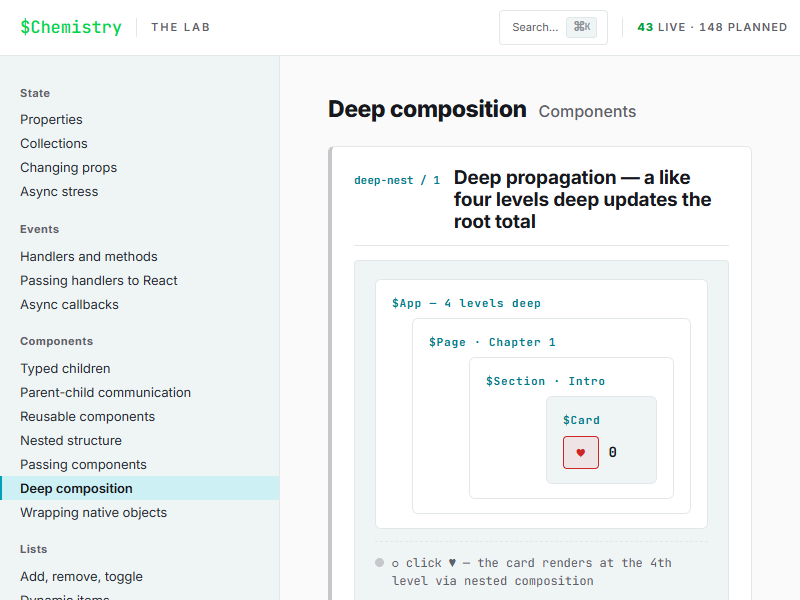
#> input picture .claude/agents/perspective/phillip/deep-nest-source.png, 800 x 600 px
$ python '1-march-1-2025~updated-trace-image-with-color-support.v4.py' ../../../../.claude/agents/perspective/phillip/deep-nest-source.png out.png
#> lines starting #> are read from the running program, lines starting #| are printed output that depends on the picture; after the words box and inside, x2 and y2 are one past the last pixel; in counts of white or black regions, pixels touching at a corner belong together
import sys
import os
import svgtrace
import cv2
import numpy as np
from lxml import etree
import uuid
import tempfile

def load_image(image_path):
    """
    Loads an image using OpenCV, ensuring compatibility for PNG and JPG.
    Handles missing files gracefully.

    Parameters:
    - image_path (str): Path to the image file.

    Returns:
    - img (numpy.ndarray): Loaded image.
    """
    if not os.path.exists(image_path):
        raise FileNotFoundError(f"Error: File not found - {image_path}")

    img = cv2.imread(image_path, cv2.IMREAD_UNCHANGED)
    if img is None:
        raise ValueError(f"Error: Unable to load image - {image_path}")

    return img

# [145 lines left out: functions convert_to_grayscale, apply_denoising, apply_thresholding, extract_contours, process_image, beautify_svg, not called in this run]

# ================== NEW COLOR PROCESSING FUNCTIONS ==================

def quantize_colors(img):
    """
    Automatically quantizes an image to a smaller color palette.
    Uses K-means clustering with automatic cluster number determination.

    Parameters:
    - img (numpy.ndarray): Input color image.

    Returns:
    - quantized_img (numpy.ndarray): Image with reduced color palette.
    - colors (numpy.ndarray): Array of dominant colors (BGR format).
    - labels (numpy.ndarray): Pixel labels mapping to colors.
    """
    # Ensure image is in BGR format even if grayscale
    if len(img.shape) == 2:  # Grayscale image
        img = cv2.cvtColor(img, cv2.COLOR_GRAY2BGR)

    # Reshape the image for processing
    pixels = img.reshape(-1, 3).astype(np.float32)

    # Determine optimal number of clusters
    optimal_k = determine_optimal_clusters(img)
    print(f"Auto-detected {optimal_k} colors in image")

    # Apply K-means with the determined number of clusters
    criteria = (cv2.TERM_CRITERIA_EPS + cv2.TERM_CRITERIA_MAX_ITER, 100, 0.2)
    _, labels, centers = cv2.kmeans(pixels, optimal_k, None, criteria, 10, cv2.KMEANS_PP_CENTERS)

    # Check for empty clusters
    cluster_counts = np.bincount(labels.flatten())
    valid_clusters = np.where(cluster_counts > 0)[0]

    if len(valid_clusters) < optimal_k:
        print(f"Warning: Only {len(valid_clusters)} non-empty clusters found")

        # Keep only non-empty clusters
        centers = centers[valid_clusters]

        # Remap labels to the valid clusters
        new_labels = np.zeros_like(labels)
        for i, cluster_idx in enumerate(valid_clusters):
            new_labels[labels == cluster_idx] = i
        labels = new_labels

    # Convert back to 8-bit values
    centers = np.uint8(centers)

    # Reconstruct the quantized image
    quantized_pixels = centers[labels.flatten()]
    quantized_img = quantized_pixels.reshape(img.shape)

    return quantized_img, centers, labels.reshape(img.shape[:2])

def determine_optimal_clusters(img, max_clusters=16):
    """
    Determines the optimal number of color clusters in an image.
    Uses a simplified approach based on color variance.

    Parameters:
    - img (numpy.ndarray): Input image.
    - max_clusters (int): Maximum number of clusters to consider.

    Returns:
    - optimal_k (int): Optimal number of color clusters.
    """
    # For very simple images, use fewer clusters
    if img.shape[0] * img.shape[1] < 100000:  # Small image
        return min(8, max_clusters)

    # Get a sample of pixels for faster processing
    pixels = img.reshape(-1, 3)
    sample_size = min(10000, pixels.shape[0])
    indices = np.random.choice(pixels.shape[0], sample_size, replace=False)
    sample = pixels[indices].astype(np.float32)

    # Calculate color variance
    color_variance = np.var(sample, axis=0).sum()

    # Scale number of clusters based on variance
    if color_variance < 1000:  # Low variance (few colors)
        k = 4
    elif color_variance < 5000:  # Medium variance
        k = 8
    else:  # High variance (many colors)
        k = 12

    return min(k, max_clusters)

def create_color_mask(labels, color_index, img_shape):
    """
    Creates a binary mask for a specific color in the quantized image.

    Parameters:
    - labels (numpy.ndarray): Pixel labels from color quantization.
    - color_index (int): Index of the color to create a mask for.
    - img_shape (tuple): Shape of the original image.

    Returns:
    - mask (numpy.ndarray): Binary mask where the color is present.
    """
    mask = np.zeros(img_shape[:2], dtype=np.uint8)
    mask[labels == color_index] = 255

    # Apply minimal morphological operations to clean noise
    kernel = np.ones((2, 2), np.uint8)
    mask = cv2.morphologyEx(mask, cv2.MORPH_OPEN, kernel, iterations=1)

    return mask

def bgr_to_hex(bgr_color):
    """
    Converts a BGR color to hex format for SVG.

    Parameters:
    - bgr_color (numpy.ndarray): BGR color values.

    Returns:
    - hex_color (str): Hex color string (e.g., #RRGGBB).
    """
    rgb = (int(bgr_color[2]), int(bgr_color[1]), int(bgr_color[0]))
    return '#{:02x}{:02x}{:02x}'.format(*rgb)

# [103 lines left out: functions post_process_svg, merge_svgs, not called in this run]

def trace_image(image_path, output_path=None, thresholding="adaptive", denoise=True, extract_shapes=False, edge_mode=None):
    """
    Converts an image to an SVG with color preservation.
    Maintains the same API as the original function but adds color support.

    Parameters:
    - image_path (str): Path to the input image.
    - output_path (str or None): Path to save the resulting SVG (default: same as image with .svg extension).
    - thresholding (str): Method for thresholding ('adaptive', 'otsu', 'binary', 'canny').
    - denoise (bool): Whether to apply noise reduction.
    - extract_shapes (bool): Whether to extract and draw contours.
    - edge_mode (str or None): Edge detection mode.

    Returns:
    - None (saves the generated SVG to the specified output path).
    """
#> called with output_path = 'out.png', thresholding = 'adaptive', denoise = True, extract_shapes = False
    # Generate a default output path if not provided
    if not output_path:
        output_path = os.path.splitext(image_path)[0] + ".svg"

    # Load original image for color analysis
    img = load_image(image_path)
#> in load_image, img is the input picture: shape (600, 800, 3); mean B, G, R 243.7, 243.1, 240.1

    # Check if image is grayscale (no color information)
    is_grayscale = len(img.shape) == 2 or (len(img.shape) == 3 and img.shape[2] == 1)

    if is_grayscale:
        # For grayscale images, use original black and white tracing
        print("Grayscale image detected - using standard black and white tracing")
        preprocessed_path = process_image(image_path, thresholding, denoise, extract_shapes, edge_mode)
        svg_content = svgtrace.trace(preprocessed_path)
        beautified_svg = beautify_svg(svg_content)

        # Save the SVG file
        with open(output_path, "w") as svg_file:
            svg_file.write(beautified_svg)

        print(f"SVG successfully saved to {output_path}")
        return

    # For color images, use color-preserving tracing
    print("Color image detected - using color-preserving tracing")

    # Handle RGBA images
    if len(img.shape) == 3 and img.shape[2] == 4:
        img = cv2.cvtColor(img, cv2.COLOR_BGRA2BGR)

    # Get image dimensions
    height, width = img.shape[:2]
    total_area = height * width
    min_area = total_area * 0.5 / 100  # 0.5% minimum area threshold

    # Quantize colors (automatically determines optimal number)
    quantized_img, colors, labels = quantize_colors(img)
#> in determine_optimal_clusters, `color_variance = np.var(sample, axis=0).sum()`: color_variance = 2843.5
#> in quantize_colors, `optimal_k = determine_optimal_clusters(img)`: optimal_k = 8
#| Auto-detected 8 colors in image
#> in quantize_colors, `_, labels, centers = cv2.kmeans(pixels, optimal_k, None, criteria, 10,..`: centers = [[253.5, 253.5, 253.5], [78.59, 91.99, 136.5], [243.4, 243.4, 239.1], [219.1, 169.6, 99.79], [130.4, 179.9, 217], [235.5, 229.6, 197.6], [156, 116.7, 35.22], [46.49, 32.12, 36.24]]
#> in quantize_colors, `cluster_counts = np.bincount(labels.flatten())`: cluster_counts = [254439, 3773, 196313, 2701, 3589, 10814, 3049, 5322]
#> in quantize_colors, `valid_clusters = np.where(cluster_counts > 0)[0]`: valid_clusters = [0, 1, 2, 3, 4, 5, 6, 7]
#> in quantize_colors, `centers = np.uint8(centers)`: centers = [[253, 253, 253], [78, 91, 136], [243, 243, 239], [219, 169, 99], [130, 179, 217], [235, 229, 197], [155, 116, 35], [46, 32, 36]]
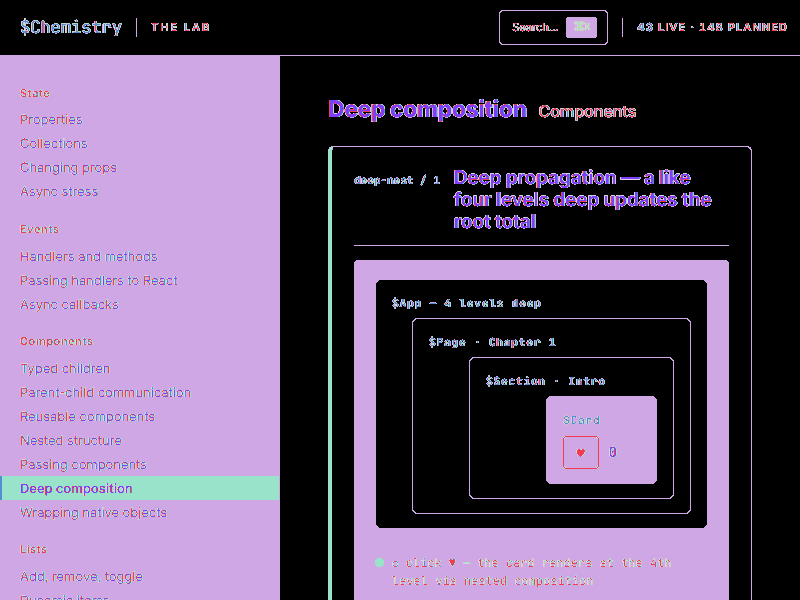
#> labels: shape (600, 800) int32; 8 distinct labels, from 0 to 7; one colour per label, 0 black
#> colors has the same summary as centers in quantize_colors

    # Save quantized image for reference
    quantized_path = os.path.splitext(image_path)[0] + "-quantized.png"
    cv2.imwrite(quantized_path, quantized_img)
    print(f"Quantized image saved to: {quantized_path}")

    # List to store SVGs for each color
    colored_svgs = []
    temp_files = []

    try:
        # Process each color
        for i, color in enumerate(colors):
            hex_color = bgr_to_hex(color)
#> in bgr_to_hex, `rgb = (int(bgr_color[2]), int(bgr_color[1]), int(bgr_color[0]))`: rgb = (253, 253, 253)
#> hex_color = '#fdfdfd'
            print(f"Processing color {i+1}/{len(colors)}: {hex_color}")
#| Processing color 1/8: #fdfdfd

            # Create a binary mask for this color
            mask = create_color_mask(labels, i, img.shape)
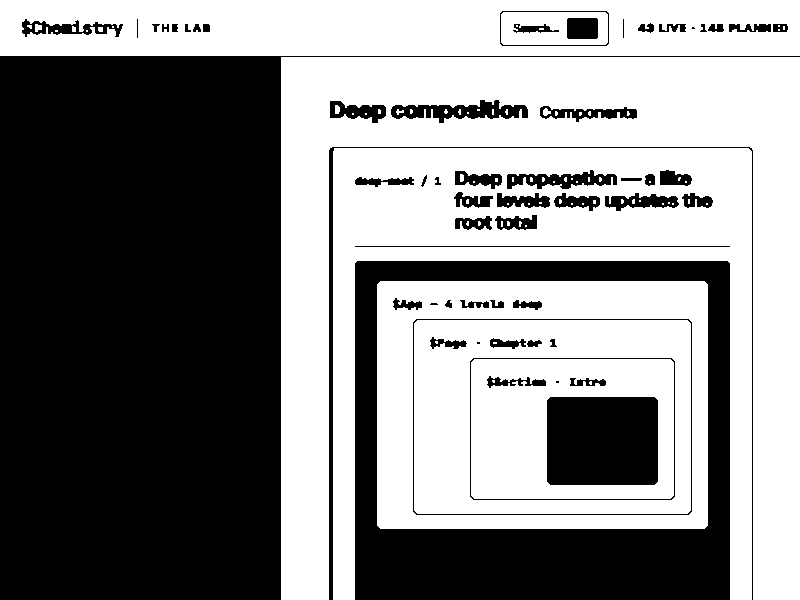
#> mask: shape (600, 800); 52.9% white; 58 black regions (6 under 20 px), largest, box (x1, y1, x2, y2) and area: (0, 56, 800, 600) 153383, (355, 261, 730, 600) 45055, (547, 397, 658, 485) 9744

            # Skip colors that cover very small areas
            color_area = np.sum(mask) / 255
#> color_area = 253754
            if color_area < min_area:
                print(f"  Skipping color (area: {color_area:.0f} pixels, below threshold of {min_area:.0f})")
                continue

            print(f"  Area: {color_area:.0f} pixels ({color_area/total_area*100:.2f}% of image)")
#|   Area: 253754 pixels (52.87% of image)

            # Create temporary file for the mask
            with tempfile.NamedTemporaryFile(suffix='.png', delete=False) as temp:
                temp_mask_path = temp.name
                temp_files.append(temp_mask_path)

            # Save the mask
            cv2.imwrite(temp_mask_path, mask)

            try:
                # Create a simple copy of the mask as binary bitmap without additional processing
                # that might cause channel conversion errors
                processed_mask_path = temp_mask_path.replace('.png', '_processed.png')
                temp_files.append(processed_mask_path)

                # We'll use a simplified processing approach that's safe for binary masks
                if thresholding == "otsu" or extract_shapes:
                    # These options need special processing
                    processed_mask_path = process_image(
                        temp_mask_path,
                        thresholding=thresholding,
                        denoise=denoise,
                        extract_shapes=extract_shapes,
                        edge_mode=edge_mode
                    )
                else:
                    # For most masks, we can use them directly as they're already binary
                    # This bypasses potential color conversion issues
                    cv2.imwrite(processed_mask_path, mask)

                # Trace the mask
                svg_content = svgtrace.trace(processed_mask_path)

                # Post-process the SVG to apply color
                colored_svg = post_process_svg(svg_content, hex_color)

                # Add to our list
                colored_svgs.append(colored_svg)

            except Exception as e:
                print(f"  Error processing color: {str(e)}")
                # Continue with next color instead of failing completely

        # Merge all the colored SVGs
        print(f"Merging {len(colored_svgs)} color layers...")
        if colored_svgs:
            merged_svg = merge_svgs(colored_svgs)

            # Save the final colored SVG
            with open(output_path, "w") as svg_file:
                svg_file.write(merged_svg)

            print(f"Colored SVG successfully saved to {output_path}")
        else:
            print("No valid color layers found. Falling back to black and white tracing.")
            preprocessed_path = process_image(image_path, thresholding, denoise, extract_shapes, edge_mode)
            svg_content = svgtrace.trace(preprocessed_path)
            beautified_svg = beautify_svg(svg_content)

            with open(output_path, "w") as svg_file:
                svg_file.write(beautified_svg)

    finally:
        # Clean up temporary files
        for temp_file in temp_files:
            try:
                if os.path.exists(temp_file):
                    os.remove(temp_file)
            except Exception as e:
                print(f"Warning: Could not remove temporary file {temp_file}: {e}")

if __name__ == "__main__":
    """
    Main script execution:
    - Ensures proper usage with command-line arguments.
    - Runs the tracing process on the specified input file.
    """
    if len(sys.argv) < 2:
        print("Usage: python trace_image.py <input_image> [<output_svg>]")
        sys.exit(1)

    input_path = sys.argv[1]
    output_path = sys.argv[2] if len(sys.argv) > 2 else None

    # Call trace_image with default parameters
    trace_image(input_path, output_path)
#> (the call stopped at in trace_image, `svg_content = svgtrace.trace(processed_mask_path)`: svgtrace is not available in this run)

$ run again, on .claude/agents/perspective/phillip/nested-before.png
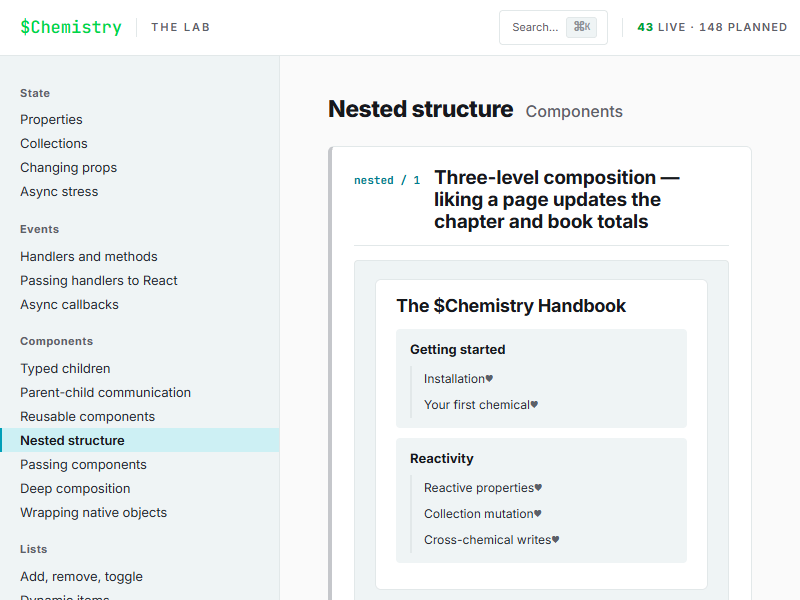
#> input picture .claude/agents/perspective/phillip/nested-before.png, 800 x 600 px
#> in load_image, img is the input picture: shape (600, 800, 3); mean B, G, R 242, 241.4, 238.2
#> color_variance = 3488.9
#> optimal_k = 8
#| Auto-detected 8 colors in image
#> in quantize_colors, `_, labels, centers = cv2.kmeans(pixels, optimal_k, None, criteria, 10,..`: centers = [[243.6, 243.7, 239.3], [42.74, 30.8, 34.37], [141.3, 100.4, 55.38], [127.3, 181.8, 220.5], [253.1, 253.1, 253.1], [220.9, 168.3, 95.21], [236, 229.9, 196.8], [62.17, 86.03, 144.6]]
#> cluster_counts = [228262, 6796, 4080, 3707, 219773, 2719, 11304, 3359]
#> valid_clusters = [0, 1, 2, 3, 4, 5, 6, 7]
#> in quantize_colors, `centers = np.uint8(centers)`: centers = [[243, 243, 239], [42, 30, 34], [141, 100, 55], [127, 181, 220], [253, 253, 253], [220, 168, 95], [236, 229, 196], [62, 86, 144]]
#> in trace_image, `quantized_img, colors, labels = quantize_colors(img)`:
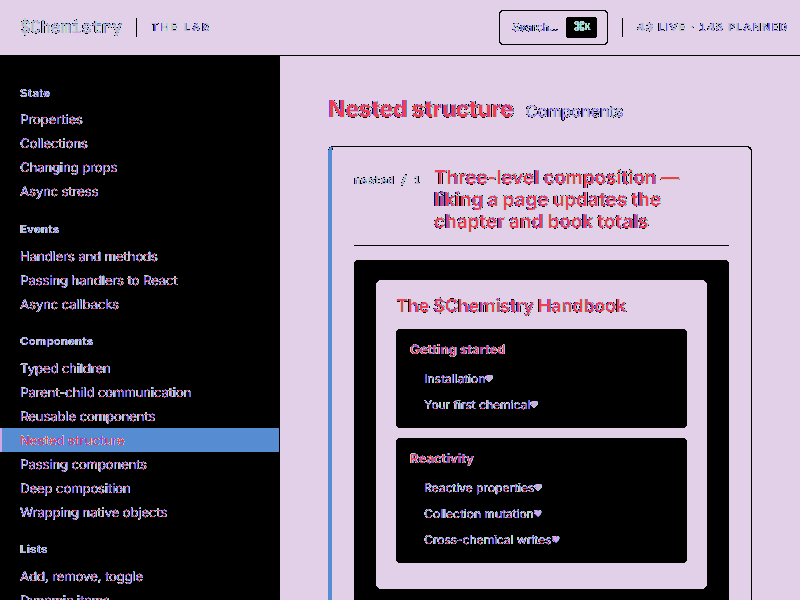
#> labels: shape (600, 800) int32; 8 distinct labels, from 0 to 7; one colour per label, 0 black
#> colors has the same summary as centers in quantize_colors
#> rgb = (239, 243, 243)
#> hex_color = '#eff3f3'
#| Processing color 1/8: #eff3f3
#> in trace_image, `mask = create_color_mask(labels, i, img.shape)`:
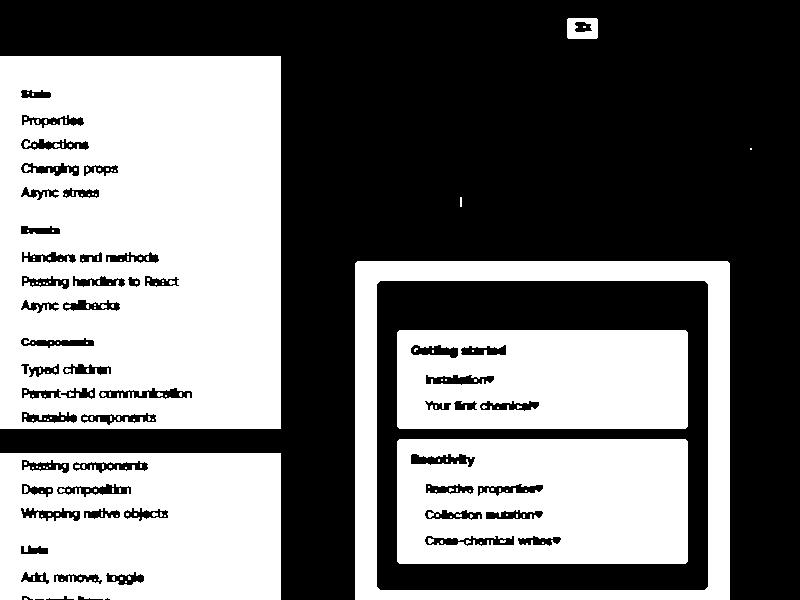
#> mask: shape (600, 800); 46.3% white; 179 white regions (162 under 20 px), largest, box (x1, y1, x2, y2) and area: (0, 56, 281, 429) 97092, (0, 453, 281, 600) 37776, (397, 439, 688, 564) 33639
#> color_area = 222382
#|   Area: 222382 pixels (46.33% of image)
